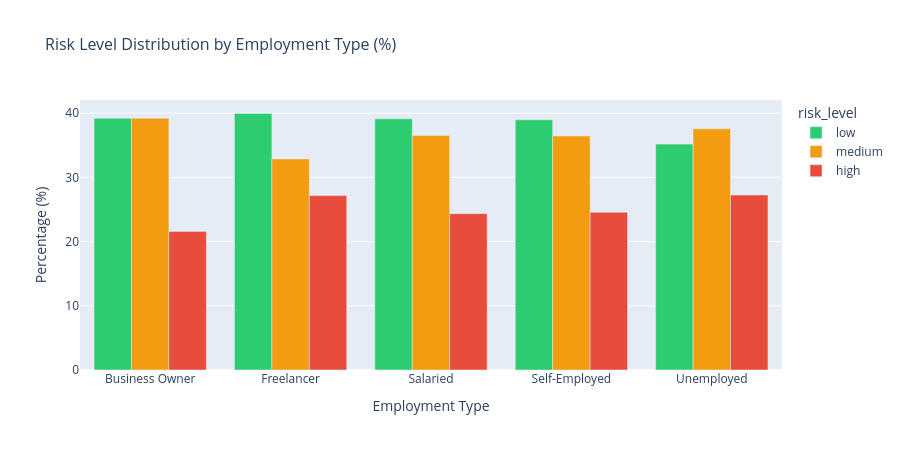

The notebook cell this image was saved under:
### Markdown cell above
## 2.5 Employment Type vs Risk

### Code cell
emp_risk = df.groupby(['employment_type', 'risk_level']).size().unstack(fill_value=0)
emp_risk_pct = emp_risk.div(emp_risk.sum(axis=1), axis=0) * 100

fig = px.bar(
    emp_risk_pct.reset_index().melt(id_vars='employment_type', var_name='risk_level', value_name='pct'),
    x='employment_type', y='pct', color='risk_level',
    color_discrete_map=RISK_COLORS,
    title='Risk Level Distribution by Employment Type (%)',
    labels={'pct': 'Percentage (%)', 'employment_type': 'Employment Type'},
    barmode='group', height=450,
    category_orders={'risk_level': ['low', 'medium', 'high']}
)
fig.update_layout(title_font_size=16)
fig.write_html('outputs/employment_vs_risk.html')
fig.show()
print('✅ Saved → outputs/employment_vs_risk.html')

### Figure 1 — Plotly figure (JSON) as saved in the notebook; plotly's stock layout.template omitted (floating-point values rounded to 4 significant figures)
{"data": [{"alignmentgroup": "True", "hovertemplate": "risk_level=low<br>Employment Type=%{x}<br>Percentage (%)=%{y}<extra></extra>", "legendgroup": "low", "marker": {"color": "#2ecc71", "pattern": {"shape": ""}}, "name": "low", "offsetgroup": "low", "orientation": "v", "showlegend": true, "textposition": "auto", "type": "bar", "x": ["Business Owner", "Freelancer", "Salaried", "Self-Employed", "Unemployed"], "xaxis": "x", "y": [39.21, 39.95, 39.12, 38.99, 35.19], "yaxis": "y"}, {"alignmentgroup": "True", "hovertemplate": "risk_level=medium<br>Employment Type=%{x}<br>Percentage (%)=%{y}<extra></extra>", "legendgroup": "medium", "marker": {"color": "#f39c12", "pattern": {"shape": ""}}, "name": "medium", "offsetgroup": "medium", "orientation": "v", "showlegend": true, "textposition": "auto", "type": "bar", "x": ["Business Owner", "Freelancer", "Salaried", "Self-Employed", "Unemployed"], "xaxis": "x", "y": [39.21, 32.88, 36.53, 36.46, 37.57], "yaxis": "y"}, {"alignmentgroup": "True", "hovertemplate": "risk_level=high<br>Employment Type=%{x}<br>Percentage (%)=%{y}<extra></extra>", "legendgroup": "high", "marker": {"color": "#e74c3c", "pattern": {"shape": ""}}, "name": "high", "offsetgroup": "high", "orientation": "v", "showlegend": true, "textposition": "auto", "type": "bar", "x": ["Business Owner", "Freelancer", "Salaried", "Self-Employed", "Unemployed"], "xaxis": "x", "y": [21.59, 27.17, 24.35, 24.56, 27.25], "yaxis": "y"}], "layout": {"barmode": "group", "height": 450, "legend": {"title": {"text": "risk_level"}, "tracegroupgap": 0}, "title": {"font": {"size": 16}, "text": "Risk Level Distribution by Employment Type (%)"}, "xaxis": {"anchor": "y", "domain": [0, 1], "title": {"text": "Employment Type"}}, "yaxis": {"anchor": "x", "domain": [0, 1], "title": {"text": "Percentage (%)"}}}}
